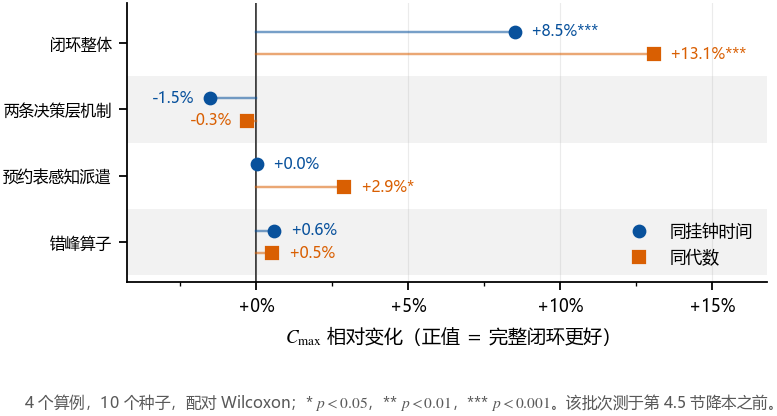

This chart was generated by the following Python code:
# -*- coding: utf-8 -*-
"""两种预算口径对照中文版。数据与 fig_protocols.py 相同，输出 fig_protocols_CN。"""
from __future__ import annotations

import os
import sys

sys.path.insert(0, os.path.dirname(os.path.abspath(__file__)))

import _style as S  # noqa: E402

S.use_cjk()

df = S.load("protocols.csv")
m = S.meta_protocols()

order = ["twostage", "nofeedback", "opendispatch", "nostagger"]
order = [b for b in order if b in set(df["baseline"])]

ROW_LABEL = {
    "twostage": "闭环整体",
    "nofeedback": "两条决策层机制",
    "opendispatch": "预约表感知派遣",
    "nostagger": "错峰算子",
}

PROTO = [
    ("wallclock", "同挂钟时间", "#08519c", "o"),
    ("generations", "同代数", "#d95f02", "s"),
]

fig, ax = S.plt.subplots(figsize=(S.COL * 1.55, 1.05 + 0.44 * len(order)))

for row, base in enumerate(order):
    y = len(order) - 1 - row
    ax.axhspan(y - 0.5, y + 0.5, color="#f2f2f2" if row % 2 else "none", lw=0)
    for k, (proto, label, color, marker) in enumerate(PROTO):
        sub = df[(df["baseline"] == base) & (df["protocol"] == proto)]
        if sub.empty:
            continue
        r = sub.iloc[0]
        off = 0.17 * (1 if k == 0 else -1)
        gain = float(r["rel_gain"])
        ax.plot([gain], [y + off], marker=marker, color=color, ms=5.2,
                ls="none", label=label if row == 0 else None, zorder=3)
        ax.plot([0, gain], [y + off, y + off], color=color, lw=1.1,
                alpha=0.55, zorder=2)
        txt = "%+.1f%%%s" % (100 * gain, S.stars(r["p_value"]))
        ax.annotate(txt, (gain, y + off), textcoords="offset points",
                    xytext=(7 if gain >= 0 else -7, 0), fontsize=7,
                    ha="left" if gain >= 0 else "right", va="center",
                    color=color)

ax.axvline(0.0, color="0.25", lw=0.9, zorder=1)
ax.set_yticks(range(len(order)))
ax.set_yticklabels([ROW_LABEL.get(b, S.BASELINE_LABEL.get(b, b))
                    for b in reversed(order)], fontsize=7)
ax.set_ylim(-0.6, len(order) - 0.4)
ax.set_xlabel(r"$C_{\max}$ 相对变化（正值 $=$ 完整闭环更好）")
ax.xaxis.set_major_locator(S.mticker.MultipleLocator(0.05))
ax.xaxis.set_minor_locator(S.mticker.MultipleLocator(0.025))
ax.xaxis.set_major_formatter(
    S.mticker.FuncFormatter(lambda v, _p: "%+.0f%%" % (100 * v)))
ax.grid(axis="y", visible=False)
ax.legend(loc="lower right", ncol=1)

lo, hi = ax.get_xlim()
ax.set_xlim(lo - 0.02, hi + 0.03)

fig.text(0.0, -0.02,
         "%d 个算例，%d 个种子，配对 Wilcoxon；* $p<0.05$，** $p<0.01$，"
         "*** $p<0.001$。该批次测于第 4.5 节降本之前。"
         % (len(m.get("instances", [])), m.get("num_seeds", 0)),
         fontsize=S.FS_FOOT, color="0.35")
fig.subplots_adjust(bottom=0.26)
S.save(fig, "fig_protocols_CN")
